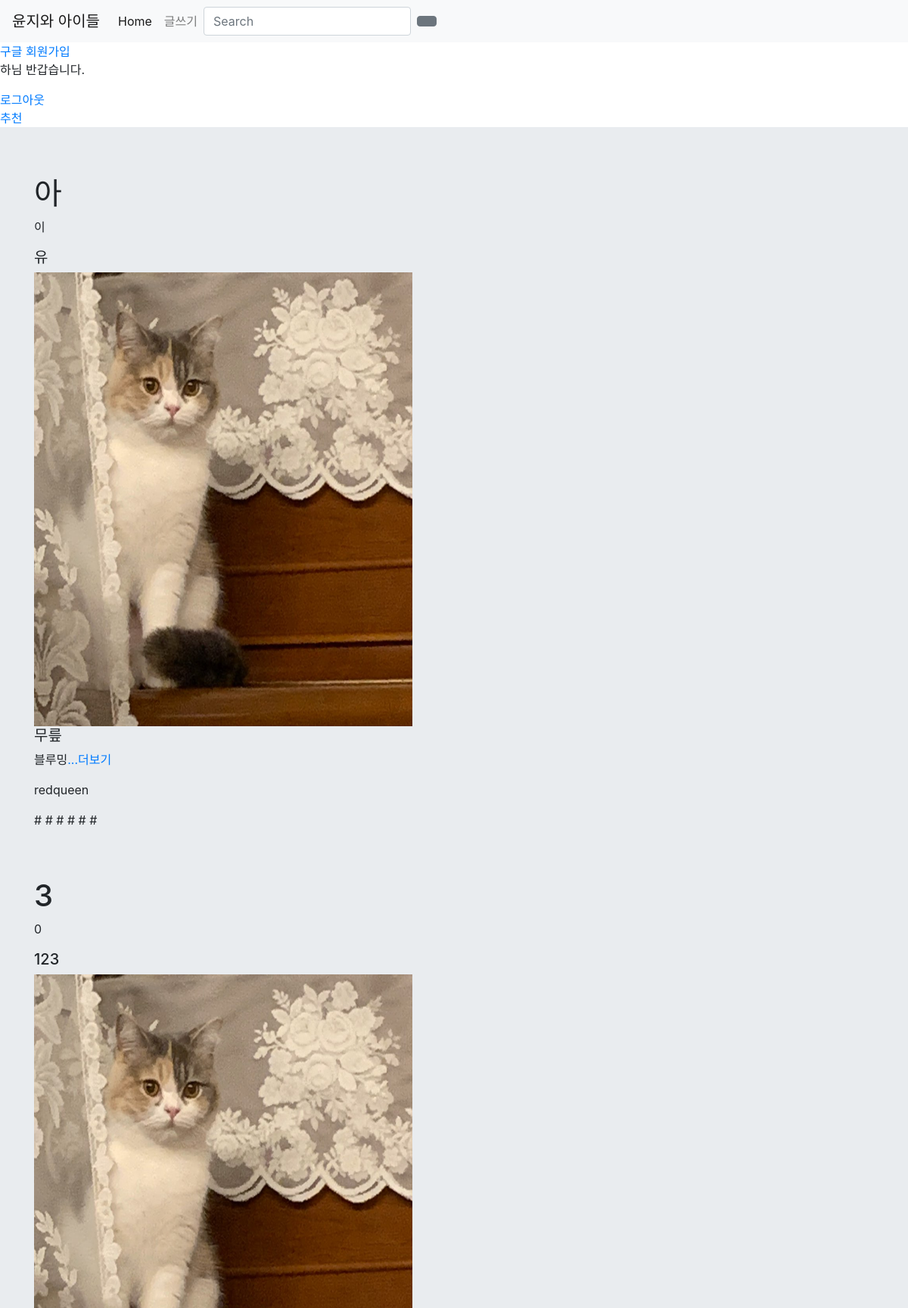
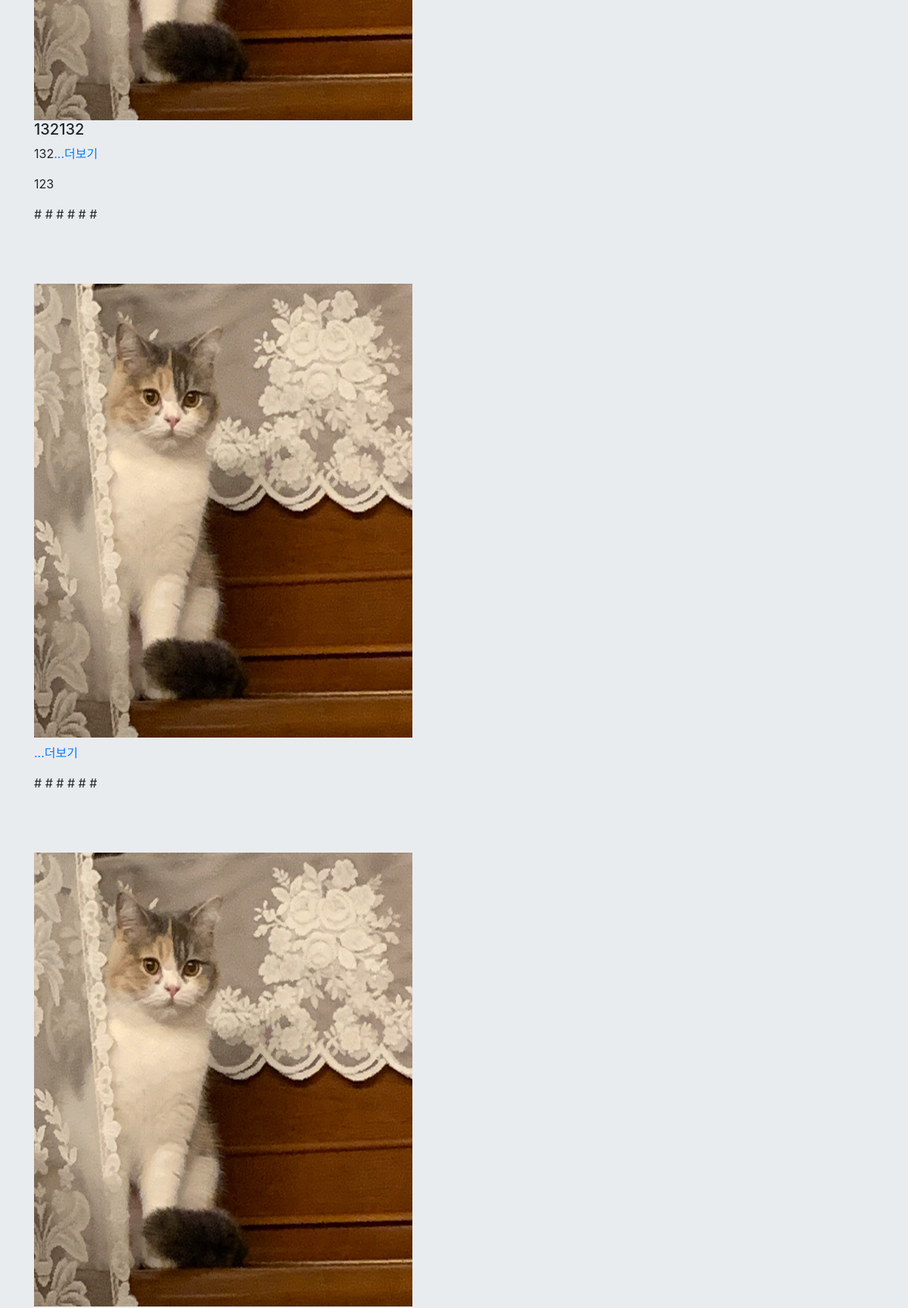
The app's page / (signed in, upper part) with its own data (2 pictures, top to bottom).
### login/models.py (models this page shows)
class Account(models.Model):
    user = models.OneToOneField(User, on_delete = models.CASCADE)
    like_blog = models.ManyToManyField(Blog, blank=True, related_name='like_users')
    nickname = models.TextField(max_length="20")
    email = models.TextField(max_length=100)

### writing/models.py (models this page shows, shortened)
class Blog(models.Model):
    title = models.CharField(max_length = 200)
    money = models.CharField(max_length = 200)
    one_line = models.CharField(max_length = 200)
    image = models.ImageField(null = True, blank = True, upload_to = 'image', default="image/elly.png")
    pub_date=models.DateTimeField(auto_now_add=True)
    seller = models.TextField()
    content = models.TextField()
    content_list = models.TextField()
    count = models.IntegerField(default = 0)
    like_num = models.PositiveIntegerField(default=0, blank=True)

### writing/views.py (the view)
# urls.py: 2. Add a URL to urlpatterns:  path('', views.home, name='home')
def home(request):
    blogs = Blog.objects
    if request.user.is_authenticated:
        now_login = Account.objects.get(user=request.user)
        return render(request, 'home.html', {'blogs': blogs,'user': now_login})
    else:
        return render(request, 'home.html',{'blogs': blogs})

### writing/templates/home.html (shortened to what this page needs)
<!DOCTYPE html>
<html lang="en">
<head>
</head>
{% extends 'base.html' %}
{% block content %}
<body>
    {% load socialaccount %}
    <a href="/accounts/signup">구글 회원가입</a>
    {% if user.user.is_authenticated %}
    <p>{{user.nickname}}님 반갑습니다.</p>
    <a href="{% url 'logout' %}">로그아웃</a>
    {% else %}
    <a href="{% url 'signup' %}">회원가입</a>
    <a href="{% url 'login' %}">로그인</a>
    <a href="{% provider_login_url 'google' %}">구글 로그인</a>
    <a href="{% provider_login_url 'facebook' %}">페이스북 로그인</a>
    <a href="{% provider_login_url 'kakao' %}">카카오 로그인</a>
    {% endif %}
    <br>
     <a href="{% url 'recommend' %}">추천</a>
    <div class="jumbotron jumbotron-fluid">
        <div class="container">
            {% for blog in blogs.all %}
            <h1>{{blog.title}}</h1>
            <p>{{blog.money}}</p>
            <h5>{{blog.one_line}}</h5>
            {% if blog.image %}
            <img src="{{blog.image.url}}" alt="이미지가 없습니다." width="500" height="600">
            {% endif %}
            <h5>{{blog.seller}}</h5>
            <p>{{blog.content}}<a href="{% url 'detail' blog.id %}">...더보기</a></p>
            <p>{{blog.content_list}}</p>
            <p>#{{blog.tag1}} #{{blog.tag2}} #{{blog.tag3}} #{{blog.tag4}} #{{blog.tag4}} #{{blog.tag5}}</p>
            <br>
            <br>
            {% endfor %}
        </div>
    </div>
</body>
{% endblock %}

### yunjee_p/templates/base.html (shortened to what this page needs)
<!DOCTYPE html>
<html lang="en">
<head>
    <link rel="stylesheet" href="https://stackpath.bootstrapcdn.com/bootstrap/4.5.0/css/bootstrap.min.css"
>
</head>
<body>
    <nav class="navbar navbar-expand-lg navbar-light bg-light">
        <a class="navbar-brand" href="#">윤지와 아이들</a>
        <div class="collapse navbar-collapse" id="navbarNav">
            <ul class="navbar-nav">
                <li class="nav-item active">
                    <a class="nav-link" href="{% url 'home' %}">Home<span class="sr-only">(current)</span></a>
                </li>
                <li class="nav-item">
                    <a class="nav-link" href="{% url 'create' %}">글쓰기</a>
                </li>
            </ul>
            <form class="form-inline my-2 my-lg-0" action="{% url 'search:searchResult' %}" method="get">
                <input class="form-control mr-sm-2" type="search" placeholder="Search" aria-label="Search" name="q">
                <button class="btn btn-secondary my-2 my-sm-0" type="submit"></button>
            </form>
        </div>
    </nav>
    {% block content %}
    {% endblock %}
</body>
</html>

### records on screen
Account: nickname "하"
Blog: title "아", money "이", one_line "유", image (picture), seller "무릎", content "블루밍", content_list "redqueen"
Blog: title "3", money "0", one_line "123", image (picture), seller "132132", content "132", content_list "123"
Blog: image (picture)
Blog: image (picture)
